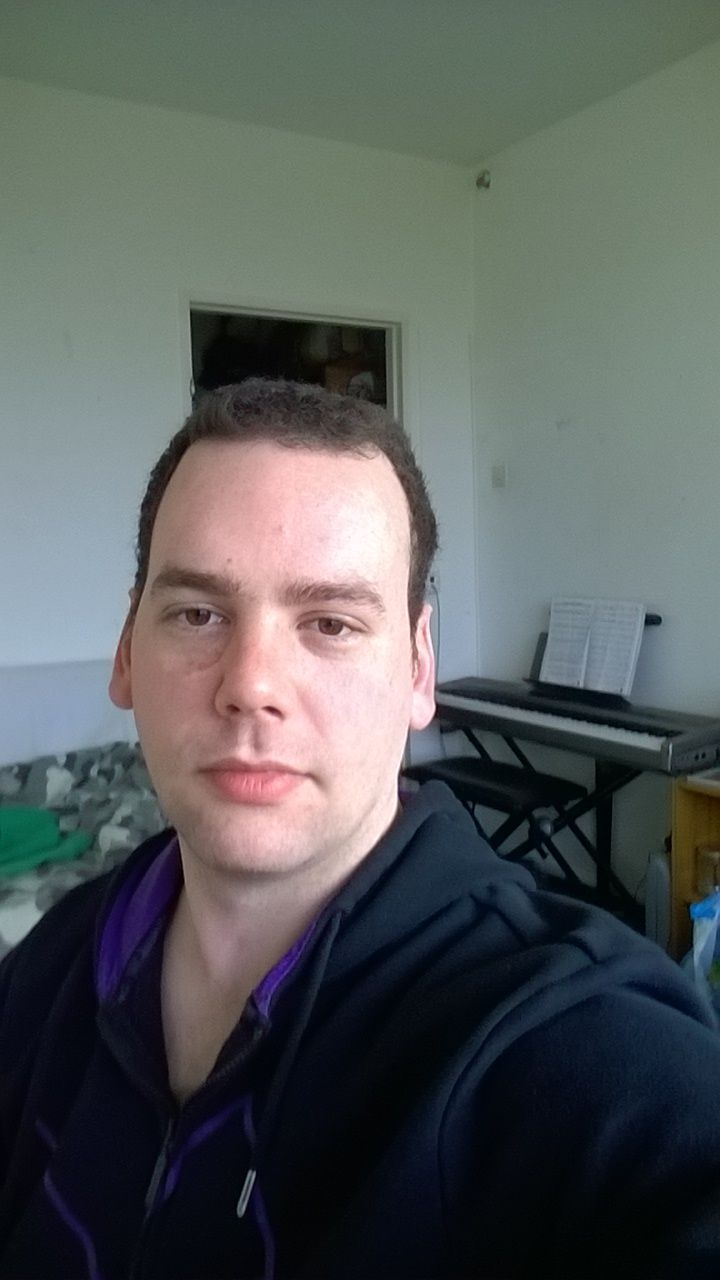
#> input picture roy.jpeg, 720 x 1280 px
$ python lesson11_foreground.py
#> lines starting #> are read from the running program, lines starting #| are printed output that depends on the picture
### manual foreground extraction
#
# it removes the background and leaves the foreground.
#
#

import cv2
import numpy as np
import matplotlib.pyplot as plt

img = cv2.imread('roy.jpeg')
#> img is the input picture: shape (1280, 720, 3); mean B, G, R 92, 92.7, 88.1
mask = np.zeros(img.shape[:2], np.uint8)

bgdModel = np.zeros((1, 65), np.float64)
fgdModel = np.zeros((1, 65), np.float64)

rect = (100, 340, 380, 780)

cv2.grabCut(img, mask, rect, bgdModel, fgdModel, 5, cv2.GC_INIT_WITH_RECT)
mask2 = np.where((mask==2) | (mask ==0), 0, 1).astype('uint8')
img = img*mask2[:,:,np.newaxis]
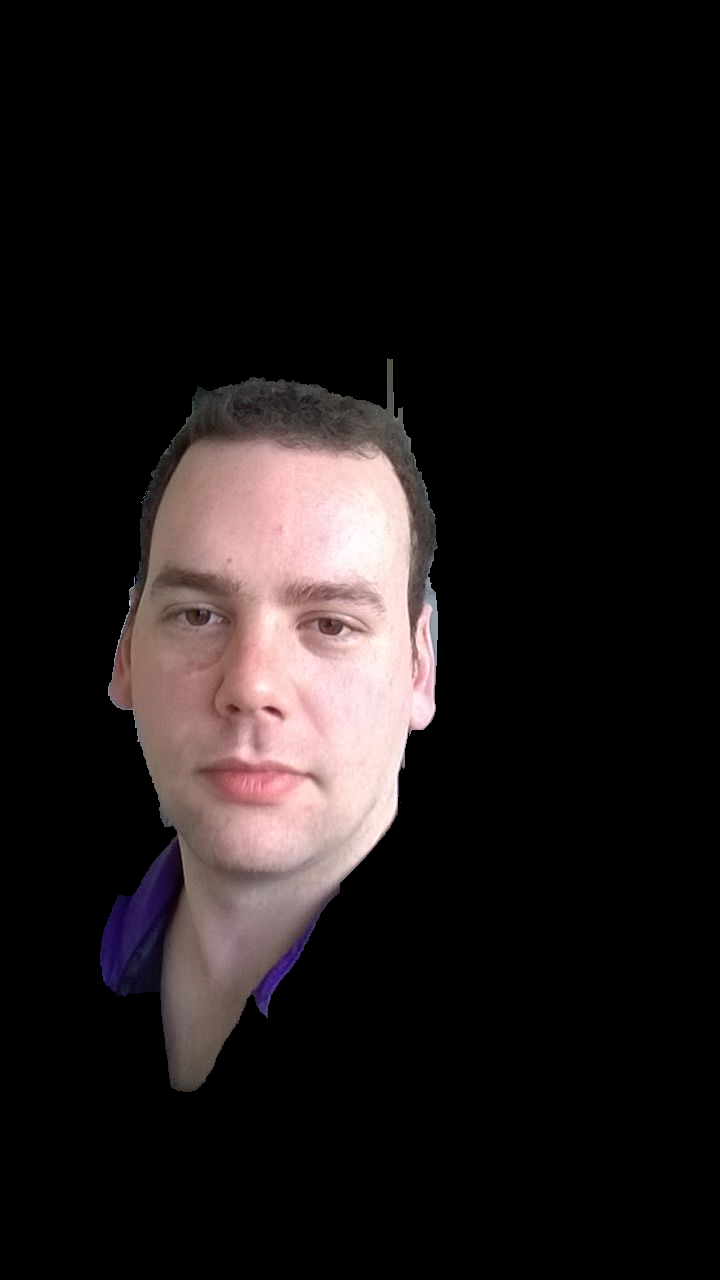
#> img: shape (1280, 720, 3); mean B, G, R 23.9, 23.9, 29.1
plt.imshow(img)
plt.colorbar()
plt.show()
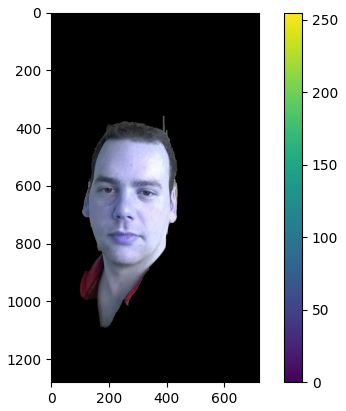
#> figure drawn by matplotlib, 2 panels; B, G, R data is drawn as R, G, B
